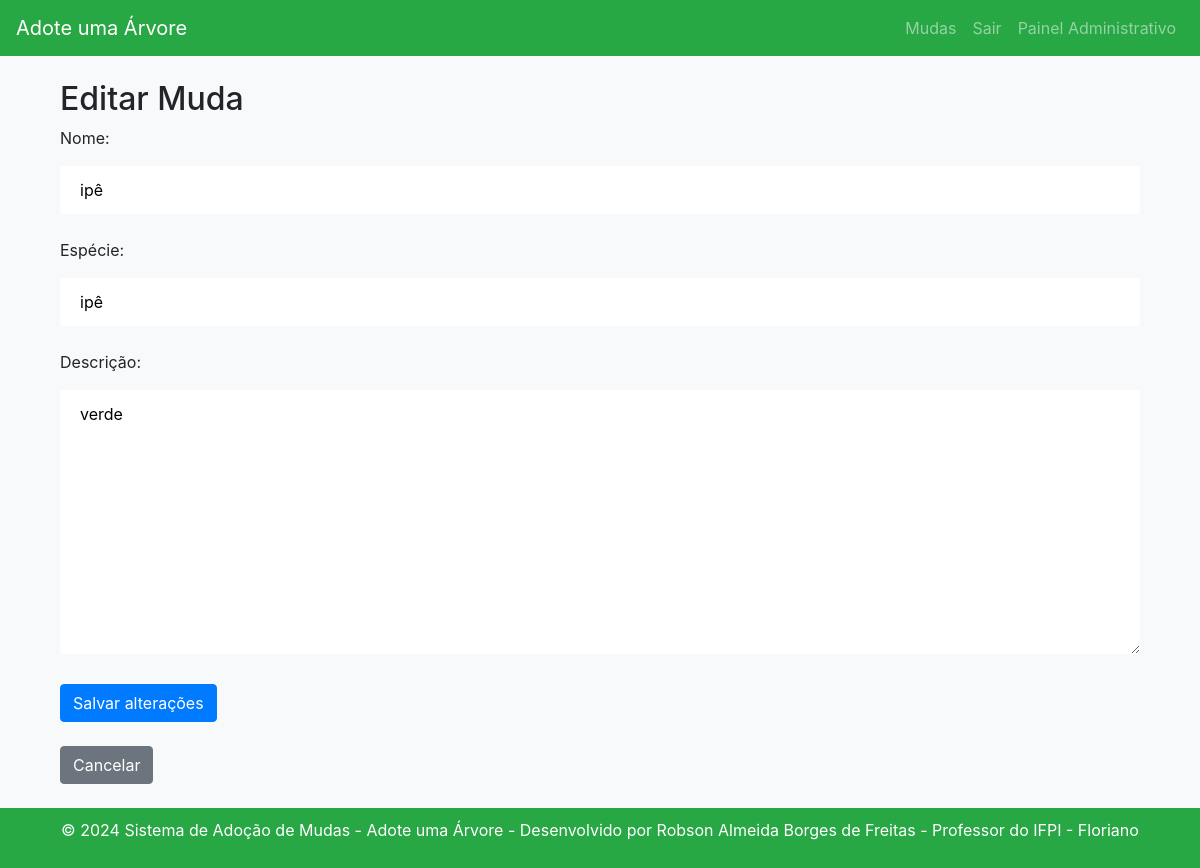
The app's page /api/mudas/1/editar/ (signed in) with its own data.
### arvore/models.py (models this page shows, shortened)
class Muda(models.Model):
    nome = models.CharField(max_length=100)
    especie = models.CharField(max_length=100)
    descricao = models.TextField()

### arvore/views.py (the view)
# urls.py: path('mudas/<int:muda_id>/editar/', views.editar_muda, name='editar_muda'),
@login_required
@user_passes_test(is_member_of_team)
def editar_muda(request, muda_id):
    muda = get_object_or_404(Muda, pk=muda_id)
    if request.method == 'POST':
        form = MudaForm(request.POST, instance=muda)
        if form.is_valid():
            form.save()
            return redirect('lista_mudas')
    else:
        form = MudaForm(instance=muda)
    return render(request, 'editar_muda.html', {'form': form, 'muda': muda})

### arvore/forms.py
class MudaForm(forms.ModelForm):
    class Meta:
        model = Muda
        fields = ['nome', 'especie', 'descricao']

### arvore/templatetags/custom_filters.py (called while the page is built)
@register.filter(name='is_member_of_team')
def is_member_of_team_filter(user):
    return is_member_of_team(user)

### arvore/views.py (called while the page is built)
def is_member_of_team(user):
    is_in_team_group = user.groups.filter(name='equipe').exists()
    is_superuser = user.is_superuser
    return is_in_team_group or is_superuser

### arvore/templates/editar_muda.html (shortened to what this page needs)
{% extends 'base.html' %}
{% block content %}
<div class="container mt-4">
    <h2>Editar Muda</h2>
    <form method="post">
        <div class="form-group">
            <label for="{{ form.nome.id_for_label }}">Nome:</label>
            {{ form.nome }}
        </div>
        <div class="form-group">
            <label for="{{ form.especie.id_for_label }}">Espécie:</label>
            {{ form.especie }}
        </div>
        <div class="form-group">
            <label for="{{ form.descricao.id_for_label }}">Descrição:</label>
            {{ form.descricao }}
        </div>
        <button type="submit" class="btn btn-primary mb-4">Salvar alterações</button>
    </form>
    <a href="{% url 'lista_mudas' %}" class="btn btn-secondary mb-4">Cancelar</a>
</div>
{% endblock %}

### arvore/templates/base.html (style rules this page uses)
body { background-color: #f8f9fa; padding-top: 56px; }
.container { margin-top: 20px; }
input, textarea { width: 100%; padding: 12px 20px; margin: 8px 0; box-sizing: border-box; border: none; border-radius: 4px; }

### records on screen
Muda: nome "ipê", especie "ipê", descricao "verde"
